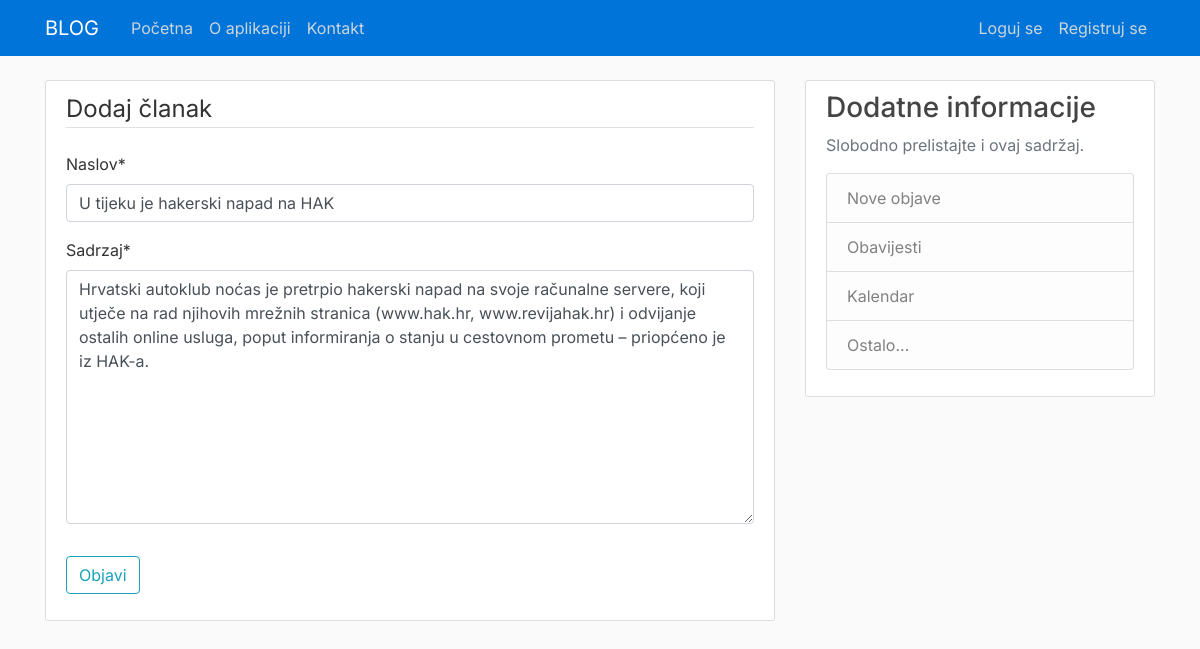
/post/5/update/, run on the app's committed database.
### blog/models.py (models this page shows, shortened)
class Clanak(models.Model):
    naslov = models.CharField(max_length=100)
    sadrzaj = models.TextField()
    datum_objave = models.DateTimeField(default=timezone.now)
    autor = models.ForeignKey(User, on_delete=models.CASCADE)

### blog/views.py (the view, shortened to what this page needs)
# urls.py: path('post/<int:pk>/update/', PostUpdateView.as_view(), name='post-update'),
class PostUpdateView(UpdateView):
    model = Clanak
    fields = ['naslov', 'sadrzaj']

### blog/templates/blog/clanak_form.html (shortened to what this page needs)
{% extends 'blog/base.html' %}
{% load crispy_forms_tags %}
{% block content %}
        <div class="content-section">
            <form method="POST">
                <fieldset class="form-group">
                    <legend class="border-bottom mb-4">Dodaj članak</legend>
                    {{ form|crispy }}
                </fieldset>
                <div class="form-group">
                    <button class="btn btn-outline-info" type="submit">Objavi</button>
                </div>
            </form>
        </div>
{% endblock content %}

### blog/static/blog/main.css (style rules this page uses)
body { background: #fafafa; color: #333333; margin-top: 5rem; font-family: 'Inter', sans-serif; }
.content-section { background: #ffffff; padding: 10px 20px; border: 1px solid #dddddd; border-radius: 3px; margin-bottom: 20px; }

### data on the page
Clanak: naslov "U tijeku je hakerski napad na HAK", sadrzaj "Hrvatski autoklub noćas je pretrpio hakerski napad na svoje računalne servere, koji utječe na rad njihovih mrežnih stranica (www.hak.hr, www.revijahak.hr) i odvijanje ostalih online usluga, poput informiranja o stanju u cestovnom prometu – priopćeno je iz HAK-a."
